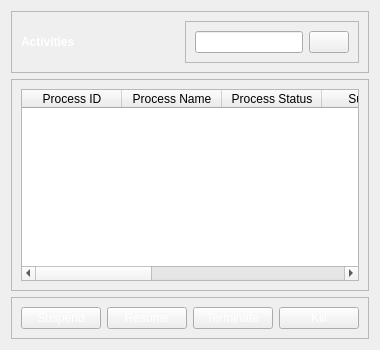
            <widget class="QWidget" name="activity">
             <layout class="QVBoxLayout" name="verticalLayout_9">
              <item>
               <widget class="QFrame" name="frame_7">
                <property name="frameShape">
                 <enum>QFrame::StyledPanel</enum>
                </property>
                <property name="frameShadow">
                 <enum>QFrame::Raised</enum>
                </property>
                <layout class="QHBoxLayout" name="horizontalLayout_8">
                 <item>
                  <widget class="QLabel" name="label_55">
                   <property name="font">
                    <font>
                     <weight>75</weight>
                     <bold>true</bold>
                    </font>
                   </property>
                   <property name="text">
                    <string>&lt;html&gt;&lt;head/&gt;&lt;body&gt;&lt;p&gt;&lt;span style=&quot; color:#ffffff;&quot;&gt;Activities&lt;/span&gt;&lt;/p&gt;&lt;/body&gt;&lt;/html&gt;</string>
                   </property>
                  </widget>
                 </item>
                 <item alignment="Qt::AlignRight">
                  <widget class="QFrame" name="frame_10">
                   <property name="frameShape">
                    <enum>QFrame::StyledPanel</enum>
                   </property>
                   <property name="frameShadow">
                    <enum>QFrame::Raised</enum>
                   </property>
                   <layout class="QHBoxLayout" name="horizontalLayout_9">
                    <item>
                     <widget class="QLineEdit" name="activity_search">
                      <property name="styleSheet">
                       <string notr="true">color: rgb(255, 255, 255);</string>
                      </property>
                      <property name="placeholderText">
                       <string>Serach Processes</string>
                      </property>
                     </widget>
                    </item>
                    <item>
                     <widget class="QPushButton" name="search_btn">
                      <property name="text">
                       <string/>
                      </property>
                      <property name="icon">
                       <iconset resource="resource.qrc">
                        <normaloff>:/icons/icons/search.svg</normaloff>:/icons/icons/search.svg</iconset>
                      </property>
                     </widget>
                    </item>
                   </layout>
                  </widget>
                 </item>
                </layout>
               </widget>
              </item>
              <item>
               <widget class="QFrame" name="frame_8">
                <property name="frameShape">
                 <enum>QFrame::StyledPanel</enum>
                </property>
                <property name="frameShadow">
                 <enum>QFrame::Raised</enum>
                </property>
                <layout class="QVBoxLayout" name="verticalLayout_10">
                 <item>
                  <widget class="QTableWidget" name="tableWidget">
                   <property name="styleSheet">
                    <string notr="true"/>
                   </property>
                   <attribute name="horizontalHeaderStretchLastSection">
                    <bool>true</bool>
                   </attribute>
                   <attribute name="verticalHeaderVisible">
                    <bool>false</bool>
                   </attribute>
                   <column>
                    <property name="text">
                     <string>Process ID</string>
                    </property>
                   </column>
                   <column>
                    <property name="text">
                     <string>Process Name</string>
                    </property>
                   </column>
                   <column>
                    <property name="text">
                     <string>Process Status</string>
                    </property>
                   </column>
                   <column>
                    <property name="text">
                     <string>Suspend</string>
                    </property>
                   </column>
                   <column>
                    <property name="text">
                     <string>Started</string>
                    </property>
                   </column>
                   <column>
                    <property name="text">
                     <string>Resume</string>
                    </property>
                   </column>
                   <column>
                    <property name="text">
                     <string>Terminate</string>
                    </property>
                   </column>
                   <column>
                    <property name="text">
                     <string>Kill</string>
                    </property>
                   </column>
                  </widget>
                 </item>
                </layout>
               </widget>
              </item>
              <item alignment="Qt::AlignBottom">
               <widget class="QFrame" name="frame_9">
                <property name="frameShape">
                 <enum>QFrame::StyledPanel</enum>
                </property>
                <property name="frameShadow">
                 <enum>QFrame::Raised</enum>
                </property>
                <layout class="QHBoxLayout" name="horizontalLayout_10">
                 <item>
                  <widget class="QPushButton" name="pushButton_3">
                   <property name="styleSheet">
                    <string notr="true">color: rgb(255, 255, 255);</string>
                   </property>
                   <property name="text">
                    <string>Suspend</string>
                   </property>
                  </widget>
                 </item>
                 <item>
                  <widget class="QPushButton" name="pushButton_4">
                   <property name="styleSheet">
                    <string notr="true">color: rgb(255, 255, 255);</string>
                   </property>
                   <property name="text">
                    <string>Resume</string>
                   </property>
                  </widget>
                 </item>
                 <item>
                  <widget class="QPushButton" name="pushButton_5">
                   <property name="styleSheet">
                    <string notr="true">color: rgb(255, 255, 255);</string>
                   </property>
                   <property name="text">
                    <string>Terminate</string>
                   </property>
                  </widget>
                 </item>
                 <item>
                  <widget class="QPushButton" name="pushButton_6">
                   <property name="styleSheet">
                    <string notr="true">color: rgb(255, 255, 255);</string>
                   </property>
                   <property name="text">
                    <string>Kill</string>
                   </property>
                  </widget>
                 </item>
                </layout>
               </widget>
              </item>
             </layout>
            </widget>
